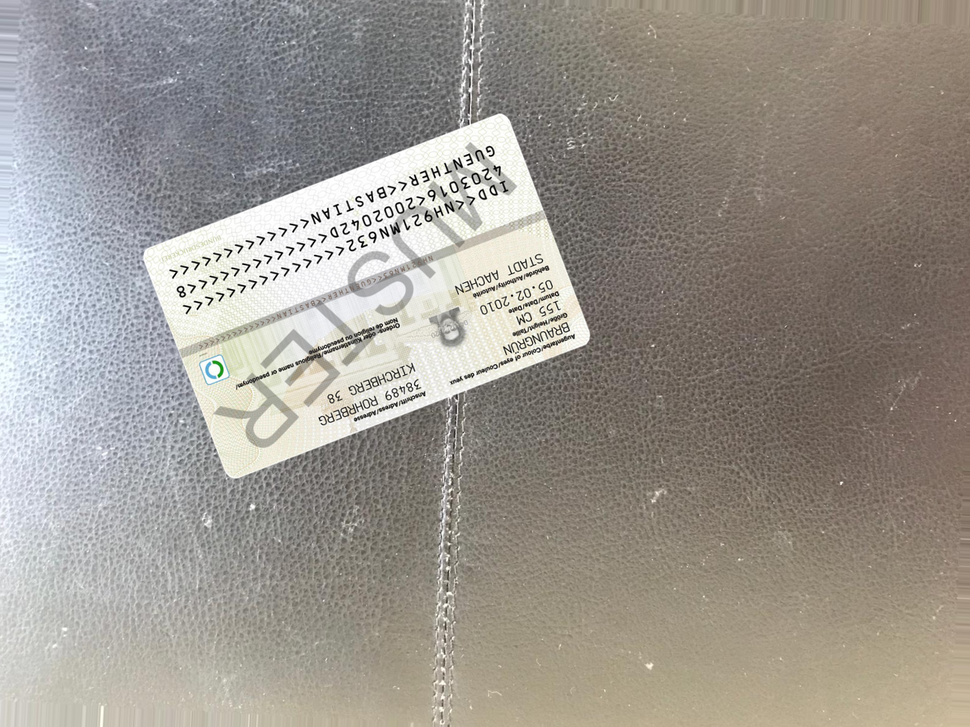
#> input picture assets/examples/fake_id_1_back.png, 970 x 727 px, shrunk from 1600 x 1200 before the run
$ python -i deskew.py   (imports and definitions only)
#> lines starting #> are read from the running program, lines starting #| are printed output that depends on the picture
#> further down, picture is the input picture: shape (727, 970, 3); mean B, G, R 143.6, 150.7, 155.7
import cv2
import numpy as np

def deskew_hough(bgr):
    gray = cv2.cvtColor(bgr, cv2.COLOR_BGR2GRAY)
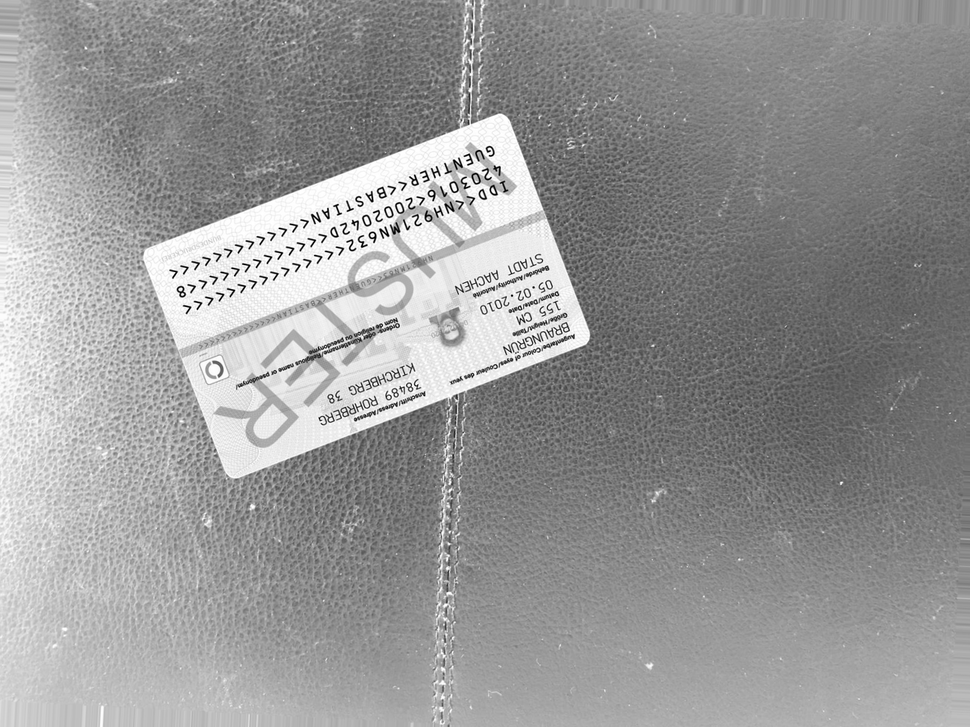
#> gray: shape (727, 970); min 0, max 255, mean 151.4
    edges = cv2.Canny(gray, 50, 150, apertureSize=3)
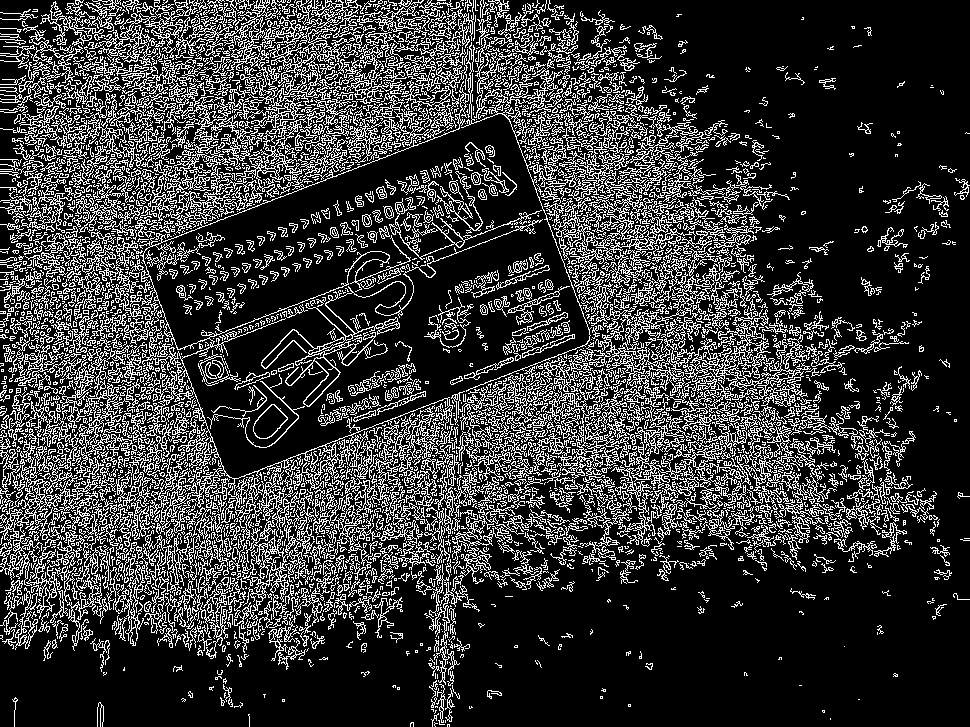
#> edges: shape (727, 970); 21.9% white in thin lines or dots

    lines = cv2.HoughLines(edges, 1, np.pi / 180, 200)
    if lines is None:
        return bgr

    angles = []
    for rho, theta in lines[:, 0]:
        angle = (theta - np.pi/2) * (180/np.pi)
        angles.append(angle)
#> this loop made 14847 passes
#> (rho, theta, angle) on passes 1 to 3: (531, 1.2, -21), (390, 1.2, -21), (284, 1.2, -21)
#> after the loop, angles = 14847 values, max 89 at index 2790, min -90 at index 1571, mean -0.129

    if not angles:
        return bgr

    rot = float(np.median(angles))
#> rot = -1
    h, w = bgr.shape[:2]
#> h = 727; w = 970
    M = cv2.getRotationMatrix2D((w/2, h/2), rot, 1.0)
#> M = [[1, -0.0175, 6.42], [0.0175, 1, -8.41]]
    return cv2.warpAffine(bgr, M, (w, h), flags=cv2.INTER_LINEAR, borderMode=cv2.BORDER_REPLICATE)
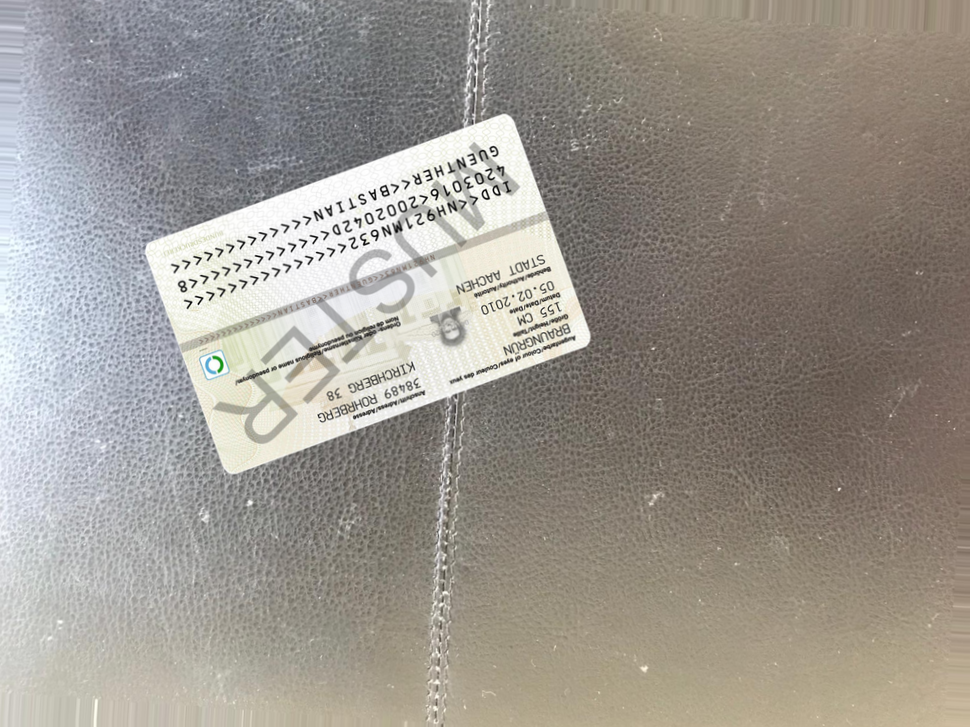
#> returned value: shape (727, 970, 3); mean of channels 0, 1, 2 143.6, 150.8, 155.8; drawn as B, G, R

>>> import cv2
>>> picture = cv2.imread('../assets/examples/fake_id_1_back.png')
>>> result = deskew_hough(picture)
